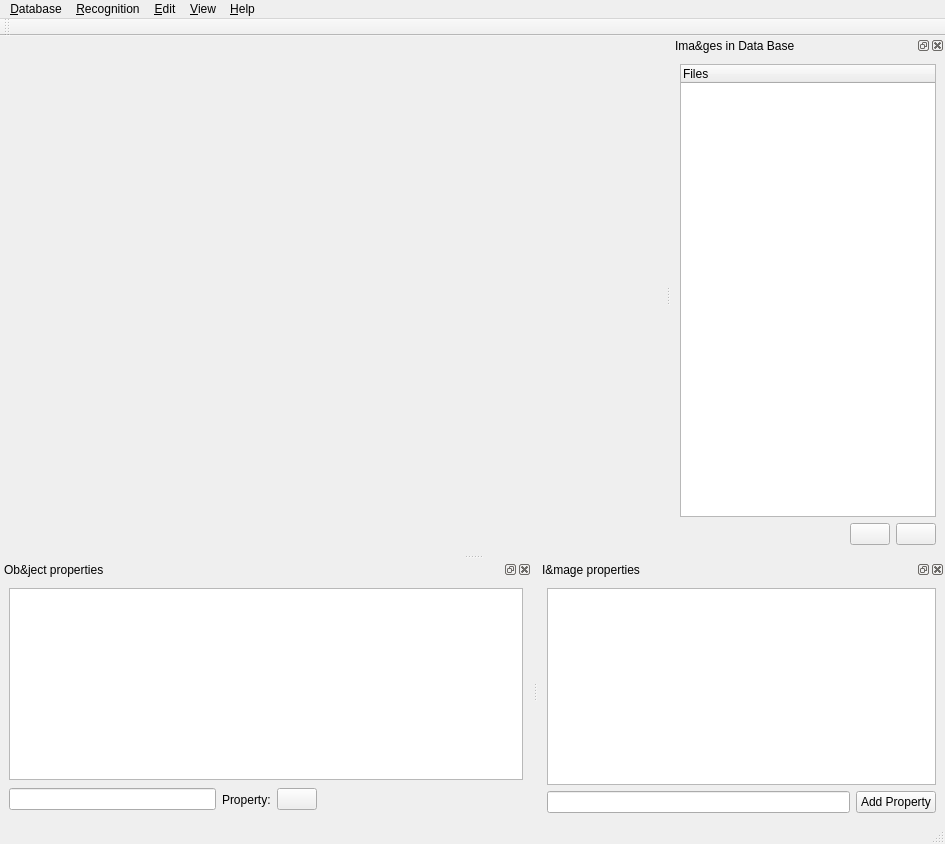
<?xml version="1.0" encoding="UTF-8"?>
<ui version="4.0">
 <class>MainWindow</class>
 <widget class="QMainWindow" name="MainWindow">
  <property name="geometry">
   <rect>
    <x>0</x>
    <y>0</y>
    <width>945</width>
    <height>844</height>
   </rect>
  </property>
  <property name="focusPolicy">
   <enum>Qt::WheelFocus</enum>
  </property>
  <property name="windowTitle">
   <string>ImageAnnotation</string>
  </property>
  <widget class="QWidget" name="centralwidget"/>
  <widget class="QMenuBar" name="menubar">
   <property name="geometry">
    <rect>
     <x>0</x>
     <y>0</y>
     <width>945</width>
     <height>22</height>
    </rect>
   </property>
   <widget class="QMenu" name="menuHelp">
    <property name="title">
     <string>&amp;Help</string>
    </property>
    <addaction name="actionShortcutHelp"/>
   </widget>
   <widget class="QMenu" name="menuMenu">
    <property name="title">
     <string>&amp;Database</string>
    </property>
    <addaction name="actionNewDatabase"/>
    <addaction name="actionOpenDatabase"/>
    <addaction name="actionSaveDatabase"/>
    <addaction name="actionSaveDatabaseAs"/>
    <addaction name="separator"/>
    <addaction name="actionLoadOntology"/>
    <addaction name="actionSaveOntologyAs"/>
    <addaction name="separator"/>
    <addaction name="actionQuit"/>
   </widget>
   <widget class="QMenu" name="menuRecog">
    <property name="title">
     <string>&amp;Recognition</string>
    </property>
    <addaction name="actionPrepare"/>
    <addaction name="actionLabelEmbed"/>
    <addaction name="actionFisherVector"/>
    <addaction name="actionAttributeSpace"/>
    <addaction name="actionCommonSub"/>
   </widget>
   <widget class="QMenu" name="menuEdit">
    <property name="title">
     <string>&amp;Edit</string>
    </property>
    <addaction name="actionCreateRectangle"/>
    <addaction name="actionCreatePolygon"/>
    <addaction name="separator"/>
    <addaction name="actionAddObject"/>
    <addaction name="actionCopyObj"/>
    <addaction name="actionPasteObj"/>
    <addaction name="actionRemoveObj"/>
    <addaction name="separator"/>
    <addaction name="actionZoomIn"/>
    <addaction name="actionZoomOut"/>
   </widget>
   <widget class="QMenu" name="menuView">
    <property name="title">
     <string>&amp;View</string>
    </property>
    <addaction name="actionShowImageFileBrowser"/>
    <addaction name="actionShowObjectProperties"/>
    <addaction name="actionShowImageProperties"/>
   </widget>
   <addaction name="menuMenu"/>
   <addaction name="menuRecog"/>
   <addaction name="menuEdit"/>
   <addaction name="menuView"/>
   <addaction name="menuHelp"/>
  </widget>
  <widget class="QStatusBar" name="statusbar"/>
  <widget class="QDockWidget" name="objDockWidget">
   <property name="sizePolicy">
    <sizepolicy hsizetype="Preferred" vsizetype="Preferred">
     <horstretch>0</horstretch>
     <verstretch>0</verstretch>
    </sizepolicy>
   </property>
   <property name="toolTip">
    <string>lets you add properties for each object</string>
   </property>
   <property name="features">
    <set>QDockWidget::AllDockWidgetFeatures</set>
   </property>
   <property name="windowTitle">
    <string>Ob&amp;ject properties</string>
   </property>
   <attribute name="dockWidgetArea">
    <number>8</number>
   </attribute>
   <widget class="QWidget" name="objDockWidgetContents">
    <layout class="QVBoxLayout">
     <item>
      <widget class="QTableWidget" name="objTableWidget">
       <property name="focusPolicy">
        <enum>Qt::TabFocus</enum>
       </property>
       <property name="contextMenuPolicy">
        <enum>Qt::CustomContextMenu</enum>
       </property>
       <property name="horizontalScrollBarPolicy">
        <enum>Qt::ScrollBarAsNeeded</enum>
       </property>
       <property name="dragEnabled">
        <bool>false</bool>
       </property>
       <property name="alternatingRowColors">
        <bool>true</bool>
       </property>
       <property name="selectionMode">
        <enum>QAbstractItemView::ExtendedSelection</enum>
       </property>
       <property name="selectionBehavior">
        <enum>QAbstractItemView::SelectItems</enum>
       </property>
       <property name="sortingEnabled">
        <bool>false</bool>
       </property>
       <property name="rowCount">
        <number>0</number>
       </property>
       <attribute name="verticalHeaderVisible">
        <bool>false</bool>
       </attribute>
      </widget>
     </item>
     <item>
      <layout class="QHBoxLayout">
       <item>
        <widget class="QLineEdit" name="propertyLineEdit"/>
       </item>
       <item>
        <widget class="QLabel" name="label_2">
         <property name="text">
          <string>Property:</string>
         </property>
        </widget>
       </item>
       <item>
        <widget class="QPushButton" name="addPropertyButton">
         <property name="text">
          <string/>
         </property>
         <property name="icon">
          <iconset resource="icons.qrc">
           <normaloff>:/resources/add.png</normaloff>:/resources/add.png</iconset>
         </property>
        </widget>
       </item>
       <item>
        <spacer>
         <property name="orientation">
          <enum>Qt::Horizontal</enum>
         </property>
         <property name="sizeType">
          <enum>QSizePolicy::MinimumExpanding</enum>
         </property>
         <property name="sizeHint" stdset="0">
          <size>
           <width>131</width>
           <height>27</height>
          </size>
         </property>
        </spacer>
       </item>
      </layout>
     </item>
    </layout>
   </widget>
  </widget>
  <widget class="QDockWidget" name="fileDockWidget">
   <property name="toolTip">
    <string>lets you add properties for the full image</string>
   </property>
   <property name="windowTitle">
    <string>I&amp;mage properties</string>
   </property>
   <attribute name="dockWidgetArea">
    <number>8</number>
   </attribute>
   <widget class="QWidget" name="dockWidgetContents">
    <layout class="QVBoxLayout" name="verticalLayout">
     <item>
      <widget class="QTableWidget" name="filePropertiesTableWidget">
       <property name="columnCount">
        <number>0</number>
       </property>
       <attribute name="horizontalHeaderVisible">
        <bool>false</bool>
       </attribute>
       <attribute name="horizontalHeaderStretchLastSection">
        <bool>true</bool>
       </attribute>
       <attribute name="verticalHeaderVisible">
        <bool>false</bool>
       </attribute>
      </widget>
     </item>
     <item>
      <layout class="QHBoxLayout" name="horizontalLayout">
       <item>
        <widget class="QLineEdit" name="filePropertyLineEdit"/>
       </item>
       <item>
        <widget class="QPushButton" name="addFilePropertyButton">
         <property name="text">
          <string>Add Property</string>
         </property>
        </widget>
       </item>
      </layout>
     </item>
    </layout>
   </widget>
  </widget>
  <widget class="QDockWidget" name="imgDockWidget">
   <property name="sizePolicy">
    <sizepolicy hsizetype="Preferred" vsizetype="Preferred">
     <horstretch>0</horstretch>
     <verstretch>0</verstretch>
    </sizepolicy>
   </property>
   <property name="features">
    <set>QDockWidget::AllDockWidgetFeatures</set>
   </property>
   <property name="windowTitle">
    <string>Ima&amp;ges in Data Base</string>
   </property>
   <attribute name="dockWidgetArea">
    <number>2</number>
   </attribute>
   <widget class="QWidget" name="imgDockWidgetContents">
    <layout class="QVBoxLayout">
     <item>
      <widget class="QTreeWidget" name="imgTreeWidget">
       <property name="sizePolicy">
        <sizepolicy hsizetype="Expanding" vsizetype="Expanding">
         <horstretch>0</horstretch>
         <verstretch>0</verstretch>
        </sizepolicy>
       </property>
       <property name="editTriggers">
        <set>QAbstractItemView::DoubleClicked|QAbstractItemView::EditKeyPressed</set>
       </property>
       <property name="selectionMode">
        <enum>QAbstractItemView::ExtendedSelection</enum>
       </property>
       <property name="indentation">
        <number>20</number>
       </property>
       <property name="uniformRowHeights">
        <bool>true</bool>
       </property>
       <property name="sortingEnabled">
        <bool>false</bool>
       </property>
       <column>
        <property name="text">
         <string>Files</string>
        </property>
       </column>
      </widget>
     </item>
     <item>
      <layout class="QHBoxLayout">
       <item>
        <spacer>
         <property name="orientation">
          <enum>Qt::Horizontal</enum>
         </property>
         <property name="sizeHint" stdset="0">
          <size>
           <width>40</width>
           <height>20</height>
          </size>
         </property>
        </spacer>
       </item>
       <item>
        <widget class="QPushButton" name="addImgButton">
         <property name="sizePolicy">
          <sizepolicy hsizetype="Fixed" vsizetype="Fixed">
           <horstretch>0</horstretch>
           <verstretch>0</verstretch>
          </sizepolicy>
         </property>
         <property name="text">
          <string/>
         </property>
         <property name="icon">
          <iconset resource="icons.qrc">
           <normaloff>:/resources/documents_add.png</normaloff>:/resources/documents_add.png</iconset>
         </property>
        </widget>
       </item>
       <item>
        <widget class="QPushButton" name="delImgButton">
         <property name="sizePolicy">
          <sizepolicy hsizetype="Fixed" vsizetype="Fixed">
           <horstretch>0</horstretch>
           <verstretch>0</verstretch>
          </sizepolicy>
         </property>
         <property name="text">
          <string/>
         </property>
         <property name="icon">
          <iconset resource="icons.qrc">
           <normaloff>:/resources/documents_remove.png</normaloff>:/resources/documents_remove.png</iconset>
         </property>
        </widget>
       </item>
      </layout>
     </item>
    </layout>
   </widget>
  </widget>
  <widget class="QToolBar" name="toolBar">
   <property name="windowTitle">
    <string>toolBar</string>
   </property>
   <attribute name="toolBarArea">
    <enum>TopToolBarArea</enum>
   </attribute>
   <attribute name="toolBarBreak">
    <bool>false</bool>
   </attribute>
  </widget>
  <action name="actionOpenDatabase">
   <property name="icon">
    <iconset resource="icons.qrc">
     <normaloff>:/resources/folder_classic_opened.png</normaloff>:/resources/folder_classic_opened.png</iconset>
   </property>
   <property name="text">
    <string>&amp;Open Database</string>
   </property>
   <property name="shortcut">
    <string>Ctrl+O</string>
   </property>
  </action>
  <action name="actionSaveDatabase">
   <property name="icon">
    <iconset resource="icons.qrc">
     <normaloff>:/resources/save.png</normaloff>:/resources/save.png</iconset>
   </property>
   <property name="text">
    <string>&amp;Save Database</string>
   </property>
   <property name="shortcut">
    <string>Ctrl+S</string>
   </property>
  </action>
  <action name="actionQuit">
   <property name="text">
    <string>&amp;Quit</string>
   </property>
   <property name="shortcut">
    <string>Ctrl+Q</string>
   </property>
  </action>
  <action name="actionSaveDatabaseAs">
   <property name="text">
    <string>Save Database &amp;As ...</string>
   </property>
   <property name="shortcut">
    <string>Ctrl+Shift+S</string>
   </property>
  </action>
  <action name="actionPrepare">
   <property name="text">
    <string>Prepare ...</string>
   </property>
  </action>
  <action name="actionShortcutHelp">
   <property name="text">
    <string>&amp;Shortcuts</string>
   </property>
  </action>
  <action name="actionCopyObj">
   <property name="enabled">
    <bool>true</bool>
   </property>
   <property name="text">
    <string>&amp;Copy Object</string>
   </property>
   <property name="shortcut">
    <string>Ctrl+C</string>
   </property>
  </action>
  <action name="actionPasteObj">
   <property name="enabled">
    <bool>true</bool>
   </property>
   <property name="text">
    <string>&amp;Paste Object</string>
   </property>
   <property name="shortcut">
    <string>Ctrl+V</string>
   </property>
  </action>
  <action name="actionExtractImages">
   <property name="text">
    <string>&amp;Extract Images</string>
   </property>
   <property name="shortcut">
    <string>Ctrl+E</string>
   </property>
  </action>
  <action name="actionShowImageProperties">
   <property name="checkable">
    <bool>true</bool>
   </property>
   <property name="checked">
    <bool>false</bool>
   </property>
   <property name="enabled">
    <bool>true</bool>
   </property>
   <property name="text">
    <string>Image &amp;Properties</string>
   </property>
   <property name="toolTip">
    <string>Show Image Properties</string>
   </property>
   <property name="visible">
    <bool>true</bool>
   </property>
  </action>
  <action name="actionShowImageFileBrowser">
   <property name="checkable">
    <bool>true</bool>
   </property>
   <property name="checked">
    <bool>true</bool>
   </property>
   <property name="text">
    <string>&amp;Image File Browser</string>
   </property>
   <property name="iconText">
    <string>Image File Browser</string>
   </property>
   <property name="toolTip">
    <string>Show Image File Browser</string>
   </property>
  </action>
  <action name="actionShowObjectProperties">
   <property name="checkable">
    <bool>true</bool>
   </property>
   <property name="checked">
    <bool>true</bool>
   </property>
   <property name="text">
    <string>&amp;Object Properties</string>
   </property>
   <property name="toolTip">
    <string>Show Object Properties</string>
   </property>
  </action>
  <action name="actionRemoveProperty">
   <property name="text">
    <string>Remove Property (column)</string>
   </property>
   <property name="toolTip">
    <string>removes the selected property</string>
   </property>
  </action>
  <action name="actionCreateRectangle">
   <property name="checkable">
    <bool>true</bool>
   </property>
   <property name="checked">
    <bool>false</bool>
   </property>
   <property name="icon">
    <iconset resource="icons.qrc">
     <normaloff>:/resources/rectangle2.png</normaloff>:/resources/rectangle2.png</iconset>
   </property>
   <property name="text">
    <string>Cr&amp;eate Rectangle</string>
   </property>
   <property name="shortcut">
    <string>Ctrl+R</string>
   </property>
  </action>
  <action name="actionCreatePolygon">
   <property name="checkable">
    <bool>true</bool>
   </property>
   <property name="icon">
    <iconset resource="icons.qrc">
     <normaloff>:/resources/polygon_blue.png</normaloff>:/resources/polygon_blue.png</iconset>
   </property>
   <property name="text">
    <string>Create Po&amp;lygon</string>
   </property>
   <property name="shortcut">
    <string>Ctrl+P</string>
   </property>
  </action>
  <action name="actionRemoveObj">
   <property name="text">
    <string>&amp;Remove Object</string>
   </property>
   <property name="shortcut">
    <string>Del</string>
   </property>
  </action>
  <action name="actionZoomIn">
   <property name="icon">
    <iconset resource="icons.qrc">
     <normaloff>:/resources/zoom_in.png</normaloff>:/resources/zoom_in.png</iconset>
   </property>
   <property name="text">
    <string>&amp;Zoom In</string>
   </property>
  </action>
  <action name="actionZoomOut">
   <property name="icon">
    <iconset resource="icons.qrc">
     <normaloff>:/resources/zoom_out.png</normaloff>:/resources/zoom_out.png</iconset>
   </property>
   <property name="text">
    <string>Zoom &amp;Out</string>
   </property>
  </action>
  <action name="actionPropertydialog">
   <property name="text">
    <string>propertydialog</string>
   </property>
   <property name="shortcut">
    <string>Space</string>
   </property>
  </action>
  <action name="actionBrowsingMode">
   <property name="checkable">
    <bool>true</bool>
   </property>
   <property name="checked">
    <bool>true</bool>
   </property>
   <property name="icon">
    <iconset resource="icons.qrc">
     <normaloff>:/resources/cursor_arrow.png</normaloff>:/resources/cursor_arrow.png</iconset>
   </property>
   <property name="text">
    <string>BrowsingMode</string>
   </property>
   <property name="toolTip">
    <string>Sets the browsing mode</string>
   </property>
   <property name="shortcut">
    <string>Ctrl+A</string>
   </property>
  </action>
  <action name="actionAddObject">
   <property name="text">
    <string>&amp;Add Object</string>
   </property>
   <property name="shortcut">
    <string>Ctrl+N</string>
   </property>
  </action>
  <action name="actionSaveOntologyAs">
   <property name="text">
    <string>Sa&amp;ve Ontology As ...</string>
   </property>
  </action>
  <action name="actionLoadOntology">
   <property name="text">
    <string>&amp;Load Ontology</string>
   </property>
  </action>
  <action name="actionLabelEmbed">
   <property name="text">
    <string>LabelEmbed ...</string>
   </property>
  </action>
  <action name="actionNewDatabase">
   <property name="text">
    <string>New Database</string>
   </property>
  </action>
  <action name="actionFisherVector">
      <property name="text">
          <string>Fisher Vector...</string>
      </property>
  </action>
  <action name="actionAttributeSpace">
      <property name="text">
          <string>Attri.-Space...</string>
      </property>
  </action>
  <action name="actionCommonSub">
      <property name="text">
          <string>Common Subspace...</string>
      </property>
  </action>
  <action name="actionRecognition">
      <property name="text">
          <string>Recognition Select...</string>
      </property>
  </action>
 </widget>
 <tabstops>
  <tabstop>objTableWidget</tabstop>
  <tabstop>propertyLineEdit</tabstop>
  <tabstop>addPropertyButton</tabstop>
  <tabstop>addImgButton</tabstop>
  <tabstop>delImgButton</tabstop>
  <tabstop>filePropertiesTableWidget</tabstop>
  <tabstop>filePropertyLineEdit</tabstop>
  <tabstop>addFilePropertyButton</tabstop>
  <tabstop>imgTreeWidget</tabstop>
 </tabstops>
 <resources>
  <include location="icons.qrc"/>
 </resources>
 <connections/>
</ui>
